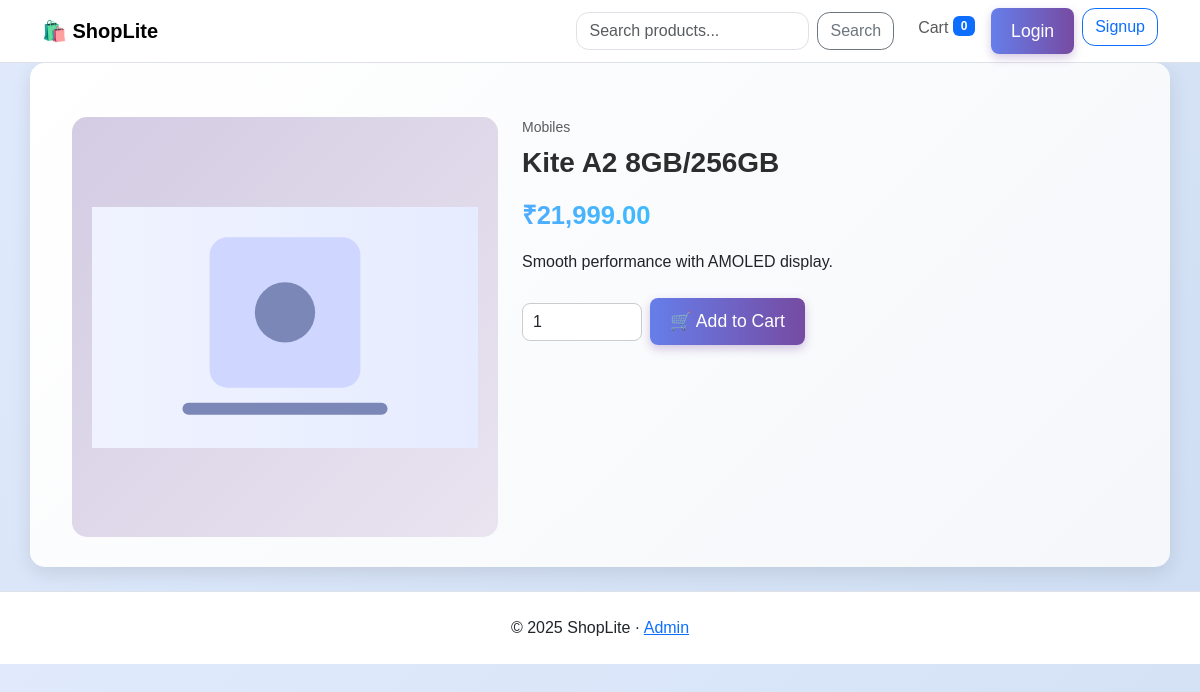
/product.php?id=2, run on the app's committed database.
### tables this page shows
CREATE TABLE IF NOT EXISTS products (
  id INT AUTO_INCREMENT PRIMARY KEY,
  category_id INT NOT NULL,
  name VARCHAR(200) NOT NULL,
  slug VARCHAR(220) UNIQUE,
  description TEXT,
  price DECIMAL(10,2) NOT NULL,
  stock INT NOT NULL DEFAULT 0,
  image VARCHAR(255),
  created_at TIMESTAMP DEFAULT CURRENT_TIMESTAMP,
  FOREIGN KEY (category_id) REFERENCES categories(id) ON DELETE CASCADE
);

CREATE TABLE IF NOT EXISTS categories (
  id INT AUTO_INCREMENT PRIMARY KEY,
  name VARCHAR(100) NOT NULL,
  slug VARCHAR(120) UNIQUE
);

### functions.php (called while the page is built, shortened)
<?php
function money($n) { return CURRENCY . number_format((float)$n, 2); }

### product.php (the view, shortened to what this page needs)
<?php require_once __DIR__.'/templates/header.php';
$id = (int)($_GET['id'] ?? 0);
$stmt = $pdo->prepare("SELECT p.*, c.name AS category FROM products p JOIN categories c ON c.id = p.category_id WHERE p.id = ?");
$stmt->execute([$id]);
$p = $stmt->fetch();
?>
<div class="row g-4 product-page">
  <div class="col-md-5">
    <div class="product-img-container">
      <img src="<?= $p['image'] ?: 'assets/img/placeholder.svg' ?>" class="img-fluid" alt="">
    </div>
  </div>
  <div class="col-md-7">
    <div class="small text-muted mb-2"><?= htmlspecialchars($p['category']) ?></div>
    <h3 class="mb-3 product-title"><?= htmlspecialchars($p['name']) ?></h3>
    <div class="product-price mb-3"><?= money($p['price']) ?></div>
    <p><?= nl2br(htmlspecialchars($p['description'])) ?></p>
    <form class="d-flex align-items-center gap-2 mt-4" method="post" action="cart.php">
      <input type="number" class="form-control" name="qty" value="1" min="1" style="max-width:120px">
      <button class="btn btn-primary btn-lg">🛒 Add to Cart</button>
    </form>
  </div>
</div>
<?php require_once __DIR__.'/templates/footer.php'; ?>

### assets/css/style.css (style rules this page uses)
body { background-color: #f7f7fb; }
.btn, .form-control, .form-select { border-radius: .8rem; }

### product.php (style rules this page uses)
body { background: linear-gradient(135deg, #e0eafc, #cfdef3); font-family: 'Poppins', sans-serif; }
.product-page { background: linear-gradient(135deg, #ffffff, #f5f7fa); border-radius: 15px; padding: 30px; box-shadow: 0px 6px 20px rgba(0,0,0,0.1); }
.product-img-container { background: linear-gradient(135deg, #d3cce3, #e9e4f0); border-radius: 15px; padding: 20px; display: flex; justify-content: center; align-items: center; height: 420px; }
.product-img-container img { max-height: 380px; object-fit: contain; }
.product-title { font-weight: bold; color: #2d2d2d; }
.product-price { font-size: 1.6rem; font-weight: 700; background: linear-gradient(90deg, #4facfe, #00f2fe); -webkit-background-clip: text; -webkit-text-fill-color: transparent; }
.btn-primary { background: linear-gradient(90deg, #667eea, #764ba2); border: none; transition: 0.3s; padding: 10px 20px; font-size: 1.1rem; border-radius: 8px; box-shadow: 0px 4px 10px rgba(118,75,162,0.3); }
input[type="number"] { border-radius: 8px; border: 1px solid #ccc; padding: 6px 10px; }

### data on the page
products: image (placeholder picture), category.name "Mobiles", name "Kite A2 8GB/256GB", price "₹21,999.00", description "Smooth performance with AMOLED display."

### other printed values
APP_NAME "ShopLite"
array_sum($_SESSION['cart'] ?? []) "0"
